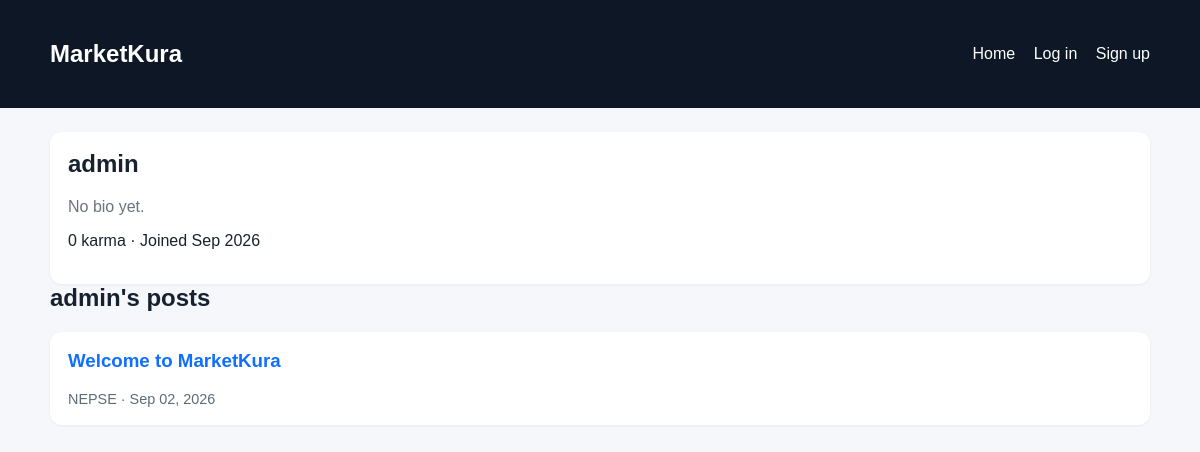
The page /u/admin/ on the database its author committed.
### community/models.py (models this page shows, shortened)
class User(AbstractUser):
    bio = models.TextField(blank=True)
    avatar = models.ImageField(upload_to='avatars/', blank=True, null=True)
    karma_score = models.IntegerField(default=0)
    is_verified = models.BooleanField(default=False)
    verified_type = models.CharField(max_length=50, blank=True)

class Post(models.Model):
    POST_TYPES = [
        ('discussion', 'Discussion'),
        ('thesis', 'Thesis'),
    ]
    user = models.ForeignKey(settings.AUTH_USER_MODEL, on_delete=models.CASCADE, related_name='posts')
    category = models.ForeignKey(Category, on_delete=models.CASCADE, related_name='posts')
    type = models.CharField(max_length=20, choices=POST_TYPES, default='discussion')
    title = models.CharField(max_length=255)
    body = models.TextField()
    asset_tag = models.CharField(max_length=100, blank=True)
    thesis_entry = models.TextField(blank=True)
    thesis_risk = models.TextField(blank=True)
    upvotes = models.IntegerField(default=0)
    created_at = models.DateTimeField(auto_now_add=True)
    class Meta:
        ordering = ['-created_at']

class Category(models.Model):
    name = models.CharField(max_length=100)
    slug = models.SlugField(unique=True)
    description = models.TextField(blank=True)
    class Meta:
        ordering = ['name']

### community/views.py (the view)
# urls.py: path('u/<str:username>/', views.profile, name='profile'),
def profile(request, username):
    user = get_object_or_404(User, username=username)
    posts = user.posts.select_related('category')
    return render(request, 'profile.html', {'profile_user': user, 'posts': posts})

### templates/profile.html (shortened to what this page needs)
{% extends 'base.html' %}
{% block content %}<section class="panel"><h1>{{ profile_user.username }}</h1><p class="muted">{{ profile_user.bio|default:'No bio yet.' }}</p><p>{{ profile_user.karma_score }} karma · Joined {{ profile_user.date_joined|date:'M Y' }}</p></section><h2>{{ profile_user.username }}'s posts</h2>{% for post in posts %}<article class="post-card"><h3><a href="{% url 'post_detail' post.pk %}">{{ post.title }}</a></h3><div class="meta">{{ post.category.name }} · {{ post.created_at|date:'M d, Y' }}</div></article>{% empty %}<p class="muted">No posts yet.</p>{% endfor %}{% endblock %}

### templates/base.html (style rules this page uses)
body { margin: 0; font-family: Arial, sans-serif; background: #f5f7fb; color: #17212f; }
a { color: #0f6fff; text-decoration: none; }
.panel { background: white; border-radius: 12px; padding: 18px; box-shadow: 0 1px 3px rgba(0,0,0,0.06); }
.post-card { background: white; border-radius: 12px; padding: 18px; margin-bottom: 16px; box-shadow: 0 1px 3px rgba(0,0,0,0.06); }
.meta { color: #5d6b7a; font-size: 0.9rem; }
.muted { color: #6b7280; }
h1, h2, h3 { margin-top: 0; }

### rows shown on the page
User: username "admin", bio "No bio yet.", karma_score "0", date_joined "Sep 2026"
Post: title "Welcome to MarketKura", category.name "NEPSE", created_at "Sep 02, 2026"
